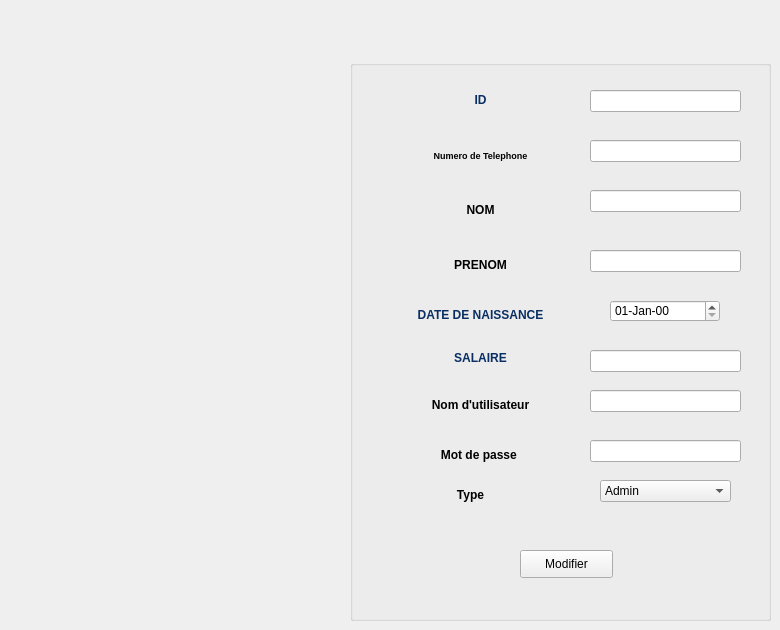
       <widget class="QWidget" name="page_modifier">
        <attribute name="title">
         <string>modifier</string>
        </attribute>
        <widget class="QGroupBox" name="groupBox_3">
         <property name="geometry">
          <rect>
           <x>350</x>
           <y>60</y>
           <width>421</width>
           <height>561</height>
          </rect>
         </property>
         <property name="title">
          <string/>
         </property>
         <widget class="QLabel" name="label_numero_ich_2">
          <property name="geometry">
           <rect>
            <x>20</x>
            <y>70</y>
            <width>221</width>
            <height>51</height>
           </rect>
          </property>
          <property name="text">
           <string>&lt;html&gt;&lt;head/&gt;&lt;body&gt;&lt;p align=&quot;center&quot;&gt;&lt;span style=&quot; font-size:7pt; font-weight:600;&quot;&gt;Numero de Telephone&lt;/span&gt;&lt;/p&gt;&lt;/body&gt;&lt;/html&gt;</string>
          </property>
         </widget>
         <widget class="QLabel" name="label_salaire_ich_2">
          <property name="geometry">
           <rect>
            <x>20</x>
            <y>290</y>
            <width>221</width>
            <height>31</height>
           </rect>
          </property>
          <property name="text">
           <string>&lt;html&gt;&lt;head/&gt;&lt;body&gt;&lt;p align=&quot;center&quot;&gt;&lt;span style=&quot; font-weight:600; color:#092e64;&quot;&gt;SALAIRE&lt;/span&gt;&lt;span style=&quot; font-weight:600;&quot;&gt;&lt;br/&gt;&lt;/span&gt;&lt;/p&gt;&lt;/body&gt;&lt;/html&gt;</string>
          </property>
         </widget>
         <widget class="QLabel" name="label_date_ich_2">
          <property name="geometry">
           <rect>
            <x>20</x>
            <y>240</y>
            <width>221</width>
            <height>31</height>
           </rect>
          </property>
          <property name="text">
           <string>&lt;html&gt;&lt;head/&gt;&lt;body&gt;&lt;p align=&quot;center&quot;&gt;&lt;span style=&quot; font-weight:600; color:#092e64;&quot;&gt;DATE DE NAISSANCE&lt;/span&gt;&lt;/p&gt;&lt;/body&gt;&lt;/html&gt;</string>
          </property>
         </widget>
         <widget class="QLabel" name="label_nom_ich_2">
          <property name="geometry">
           <rect>
            <x>20</x>
            <y>120</y>
            <width>221</width>
            <height>61</height>
           </rect>
          </property>
          <property name="text">
           <string>&lt;html&gt;&lt;head/&gt;&lt;body&gt;&lt;p align=&quot;center&quot;&gt;&lt;span style=&quot; font-weight:600;&quot;&gt;NOM&lt;/span&gt;&lt;/p&gt;&lt;/body&gt;&lt;/html&gt;</string>
          </property>
         </widget>
         <widget class="QLabel" name="label_id_ich_2">
          <property name="geometry">
           <rect>
            <x>20</x>
            <y>10</y>
            <width>221</width>
            <height>61</height>
           </rect>
          </property>
          <property name="text">
           <string>&lt;html&gt;&lt;head/&gt;&lt;body&gt;&lt;p align=&quot;center&quot;&gt;&lt;span style=&quot; font-weight:600; color:#092e64;&quot;&gt;ID&lt;/span&gt;&lt;/p&gt;&lt;/body&gt;&lt;/html&gt;</string>
          </property>
         </widget>
         <widget class="QLineEdit" name="le_id_ich_mod">
          <property name="geometry">
           <rect>
            <x>240</x>
            <y>30</y>
            <width>151</width>
            <height>22</height>
           </rect>
          </property>
         </widget>
         <widget class="QLineEdit" name="le_prenom_ich_mod">
          <property name="geometry">
           <rect>
            <x>240</x>
            <y>190</y>
            <width>151</width>
            <height>22</height>
           </rect>
          </property>
         </widget>
         <widget class="QLineEdit" name="le_salaire_ich_mod">
          <property name="geometry">
           <rect>
            <x>240</x>
            <y>290</y>
            <width>151</width>
            <height>22</height>
           </rect>
          </property>
          <property name="echoMode">
           <enum>QLineEdit::Normal</enum>
          </property>
         </widget>
         <widget class="QLineEdit" name="le_nom_ich_mod">
          <property name="geometry">
           <rect>
            <x>240</x>
            <y>130</y>
            <width>151</width>
            <height>22</height>
           </rect>
          </property>
         </widget>
         <widget class="QLineEdit" name="le_numero_telephone_ich_mod">
          <property name="geometry">
           <rect>
            <x>240</x>
            <y>80</y>
            <width>151</width>
            <height>22</height>
           </rect>
          </property>
         </widget>
         <widget class="QLabel" name="label_prenom_ich_2">
          <property name="geometry">
           <rect>
            <x>20</x>
            <y>180</y>
            <width>221</width>
            <height>51</height>
           </rect>
          </property>
          <property name="text">
           <string>&lt;html&gt;&lt;head/&gt;&lt;body&gt;&lt;p align=&quot;center&quot;&gt;&lt;span style=&quot; font-weight:600;&quot;&gt;PRENOM&lt;/span&gt;&lt;/p&gt;&lt;/body&gt;&lt;/html&gt;</string>
          </property>
         </widget>
         <widget class="QLabel" name="label_nomu_ich_2">
          <property name="geometry">
           <rect>
            <x>20</x>
            <y>330</y>
            <width>221</width>
            <height>31</height>
           </rect>
          </property>
          <property name="text">
           <string>&lt;html&gt;&lt;head/&gt;&lt;body&gt;&lt;p align=&quot;center&quot;&gt;&lt;span style=&quot; font-weight:600;&quot;&gt;Nom d'utilisateur&lt;/span&gt;&lt;/p&gt;&lt;/body&gt;&lt;/html&gt;</string>
          </property>
         </widget>
         <widget class="QLabel" name="label_mdp_ich_2">
          <property name="geometry">
           <rect>
            <x>20</x>
            <y>380</y>
            <width>221</width>
            <height>31</height>
           </rect>
          </property>
          <property name="text">
           <string>&lt;html&gt;&lt;head/&gt;&lt;body&gt;&lt;p align=&quot;center&quot;&gt;&lt;span style=&quot; font-weight:600;&quot;&gt;Mot de passe &lt;/span&gt;&lt;/p&gt;&lt;/body&gt;&lt;/html&gt;</string>
          </property>
         </widget>
         <widget class="QLabel" name="label_type_ich_2">
          <property name="geometry">
           <rect>
            <x>10</x>
            <y>420</y>
            <width>221</width>
            <height>31</height>
           </rect>
          </property>
          <property name="text">
           <string>&lt;html&gt;&lt;head/&gt;&lt;body&gt;&lt;p align=&quot;center&quot;&gt;&lt;span style=&quot; font-weight:600;&quot;&gt;Type&lt;/span&gt;&lt;/p&gt;&lt;/body&gt;&lt;/html&gt;</string>
          </property>
         </widget>
         <widget class="QDateEdit" name="dateEdit_ajout_ich_mod">
          <property name="geometry">
           <rect>
            <x>260</x>
            <y>240</y>
            <width>110</width>
            <height>22</height>
           </rect>
          </property>
          <property name="displayFormat">
           <string>dd-MMM-yy</string>
          </property>
         </widget>
         <widget class="QComboBox" name="comboBox_type_ich_mod">
          <property name="geometry">
           <rect>
            <x>250</x>
            <y>420</y>
            <width>131</width>
            <height>22</height>
           </rect>
          </property>
          <item>
           <property name="text">
            <string>Admin</string>
           </property>
          </item>
          <item>
           <property name="text">
            <string>Podcast</string>
           </property>
          </item>
          <item>
           <property name="text">
            <string>Musique</string>
           </property>
          </item>
          <item>
           <property name="text">
            <string>Actualite</string>
           </property>
          </item>
          <item>
           <property name="text">
            <string>Publicite</string>
           </property>
          </item>
         </widget>
         <widget class="QLineEdit" name="le_nom_utilisateur_ich_mod">
          <property name="geometry">
           <rect>
            <x>240</x>
            <y>330</y>
            <width>151</width>
            <height>22</height>
           </rect>
          </property>
          <property name="echoMode">
           <enum>QLineEdit::Normal</enum>
          </property>
         </widget>
         <widget class="QLineEdit" name="le_mdp_ich_mod">
          <property name="geometry">
           <rect>
            <x>240</x>
            <y>380</y>
            <width>151</width>
            <height>22</height>
           </rect>
          </property>
          <property name="echoMode">
           <enum>QLineEdit::Normal</enum>
          </property>
         </widget>
         <widget class="QPushButton" name="pushButton_modif_ich">
          <property name="geometry">
           <rect>
            <x>170</x>
            <y>490</y>
            <width>93</width>
            <height>28</height>
           </rect>
          </property>
          <property name="text">
           <string>Modifier</string>
          </property>
         </widget>
        </widget>
       </widget>
